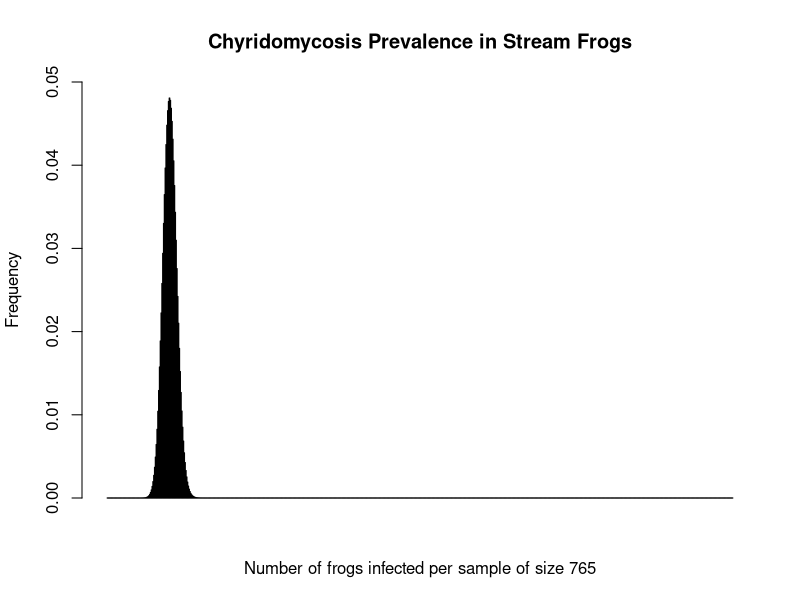
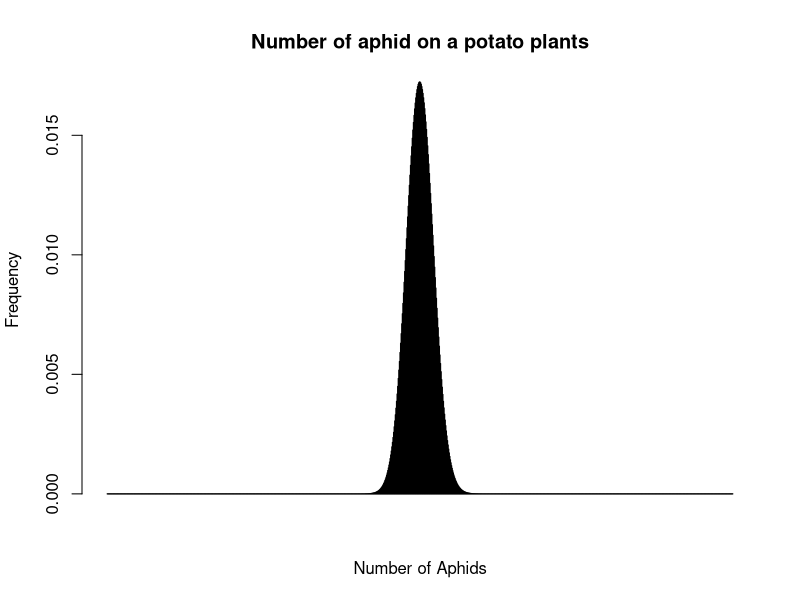

Here is the R script that generated these plots, in order:
## ---- chunk 1
knitr::opts_chunk$set(echo = TRUE)
## ---- chunk 2
n=765
x = 0:n
p = 0.1

my_pmf = dbinom(x,n,p)
sum(my_pmf)

newplot<-barplot(my_pmf, col = "steelblue", ylim=c(0,0.05), main="Chyridomycosis Prevalence in Stream Frogs", xlab="Number of frogs infected per sample of size 765", ylab = "Frequency")
## ---- chunk 3
EV<-sum(my_pmf*x)
EV
## ---- chunk 4
set.seed(43)
sims1 = rbinom(n,1,p)
MLE = sum(sims1)/n
MLE

## ---- chunk 5
n=536
x = 0:(2*n)
lambda =  536

pois_pmf = dpois(x,lambda)

sum(pois_pmf)

newplot<-barplot(pois_pmf, col = "steelblue", main="Number of aphid on a potato plants", xlab="Number of Aphids", ylab = "Frequency")
